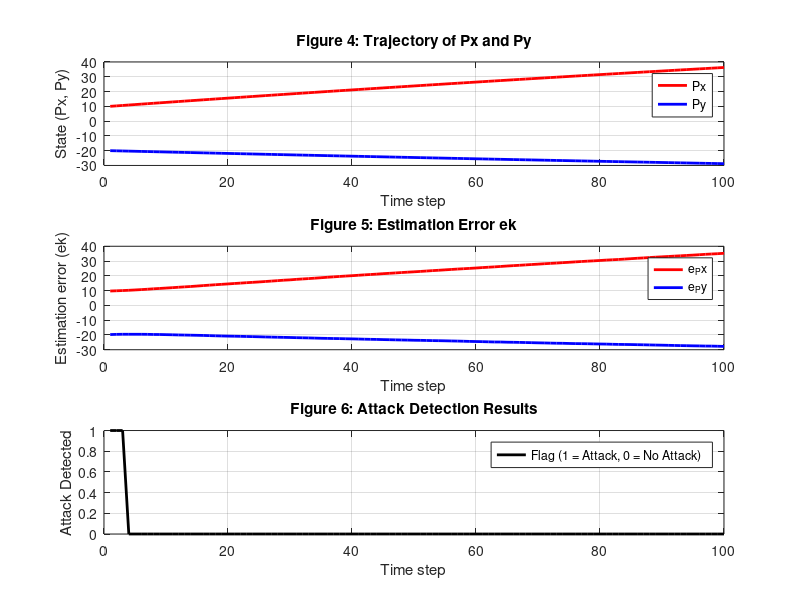

Source code (MATLAB):
% Parameters
dt = 0.01; % Sampling time
gamma = 0.25; % Damping parameter
A = [1 0 (1-0.5*dt)*dt 0; 0 1 0 (1-0.5*gamma*dt)*dt; 0 0 1-gamma*dt 0; 0 0 0 1-gamma*dt];
B = [0.5*dt^2 0; 0 0.5*dt^2; dt 0; 0 dt];
C = eye(4); % Measurement matrix
x0 = [10 -20 30 -10]'; % Initial state

% Attack model parameters
attack_threshold = 1.0; % Residual threshold for detection
attack_start = 20; % Attack start time
attack_end = 30; % Attack end time

% Nonlinear transformation function (bijective function)
f = @(x) tanh(x); % Example nonlinear function
f_inv = @(x) atanh(x); % Inverse function

% Simulation setup
N = 100; % Number of time steps
xk = x0; % Initial state
x_hat = zeros(4, 1); % Initial state estimate
L = [0.2 0 0.0499 0; 0 0.2 0 0.0499; 0 0 0.4975 0; 0 0 0 0.0975]; % Observer gain
K = [40.0400 0 29.5498 0; 0 20.2002 0 68.7490]; % Controller gain
y = C * xk; % Measurement

% Arrays for storing results
xk_all = zeros(4, N);
y_all = zeros(4, N);
x_hat_all = zeros(4, N);
rak_all = zeros(1, N);
attack_flag = zeros(1, N);

% Main loop for simulation
for k = 1:N
    % System dynamics (with attack between [attack_start, attack_end])
    if k >= attack_start && k <= attack_end
        % Injecting False Data Injection Attack
        y = C * xk + 0.1 * randn(4, 1) + 2 * sin(0.1*k)'; % Malicious attack on the system
    else
        y = C * xk + 0.1 * randn(4, 1); % Normal measurement noise
    end
    
    % Apply nonlinear transformation and moving target defense
    y_prime = f(y); % Apply nonlinear transformation
    gamma_k = diag(1 + 0.1*randn(4, 1)); % Random moving target defense matrix
    y_Mk = gamma_k * y_prime; % Apply moving target
    
    % State estimation using observer
    x_hat = A * x_hat + L * (y_Mk - C * x_hat); % Observer update
    
    % Residual for attack detection
    rak = norm(y_Mk - C * x_hat); % Residual computation
    
    % Detection logic
    if rak > attack_threshold
        attack_flag(k) = 1; % Attack detected
    else
        attack_flag(k) = 0; % No attack
    end
    
    % Store results
    xk_all(:, k) = xk;
    y_all(:, k) = y;
    x_hat_all(:, k) = x_hat;
    rak_all(k) = rak;
    
    % System dynamics for next time step
    xk = A * xk + B * randn(2, 1); % Process noise added
end

% Plot the results similar to Figures 4, 5, and 6
figure;

% Figure 4: State trajectory Px and Py (positions)
subplot(3, 1, 1);
plot(1:N, xk_all(1, :), 'r', 'LineWidth', 2); hold on;
plot(1:N, xk_all(2, :), 'b', 'LineWidth', 2);
xlabel('Time step');
ylabel('State (Px, Py)');
title('Figure 4: Trajectory of Px and Py');
legend('Px', 'Py');
grid on;

% Figure 5: Estimation error ek
subplot(3, 1, 2);
plot(1:N, xk_all(1, :) - x_hat_all(1, :), 'r', 'LineWidth', 2); hold on;
plot(1:N, xk_all(2, :) - x_hat_all(2, :), 'b', 'LineWidth', 2);
xlabel('Time step');
ylabel('Estimation error (ek)');
title('Figure 5: Estimation Error ek');
legend('e_Px', 'e_Py');
grid on;

% Figure 6: Attack detection flag
subplot(3, 1, 3);
plot(1:N, attack_flag, 'k', 'LineWidth', 2);
xlabel('Time step');
ylabel('Attack Detected');
title('Figure 6: Attack Detection Results');
legend('Flag (1 = Attack, 0 = No Attack)');
grid on;